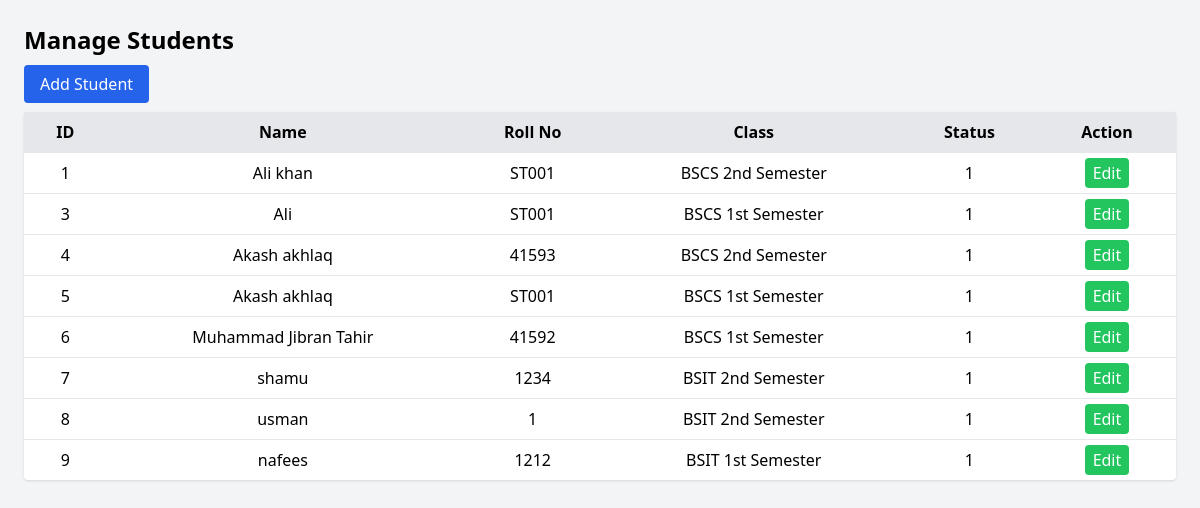
The page /attendance_system/Admin/Students.php (signed in) on the database its author committed.
### tables this page shows
CREATE TABLE `students` (
  `id` int(11) NOT NULL,
  `roll_no` varchar(50) DEFAULT NULL,
  `password` varchar(255) NOT NULL,
  `name` varchar(100) DEFAULT NULL,
  `class_id` int(11) DEFAULT NULL,
  `status` tinyint(4) DEFAULT 1,
  `reset_token` varchar(255) DEFAULT NULL,
  `token_expiry` datetime DEFAULT NULL
);

CREATE TABLE `classes` (
  `id` int(11) NOT NULL,
  `class_name` varchar(50) DEFAULT NULL
);

### attendance_system/Admin/Students.php (the view, shortened to what this page needs)
<?php
include "../db.php";
$students = mysqli_query($conn, "SELECT s.*, c.class_name FROM students s LEFT JOIN classes c ON s.class_id=c.id");
?>
<!DOCTYPE html>
<html lang="en">
<head>
<script src="https://cdn.tailwindcss.com"></script>
</head>
<body class="bg-gray-100 p-6">
<h1 class="text-2xl font-bold mb-4">Manage Students</h1>
<a href="add_student.php" class="bg-blue-600 text-white px-4 py-2 rounded hover:bg-blue-700">Add Student</a>
<table class="table-auto w-full mt-4 bg-white rounded shadow">
    <thead>
        <tr class="bg-gray-200">
            <th class="px-4 py-2">ID</th>
            <th class="px-4 py-2">Name</th>
            <th class="px-4 py-2">Roll No</th>
            <th class="px-4 py-2">Class</th>
            <th class="px-4 py-2">Status</th>
            <th class="px-4 py-2">Action</th>
        </tr>
    </thead>
    <tbody>
        <?php while($row = mysqli_fetch_assoc($students)) { ?>
        <tr class="text-center border-t">
            <td class="px-4 py-2"><?php echo $row['id']; ?></td>
            <td class="px-4 py-2"><?php echo $row['name']; ?></td>
            <td class="px-4 py-2"><?php echo $row['roll_no']; ?></td>
            <td class="px-4 py-2"><?php echo $row['class_name']; ?></td>
            <td class="px-4 py-2"><?php echo $row['status']; ?></td>
            <td class="px-4 py-2">
                <a href="edit_student.php?id=<?php echo $row['id']; ?>" class="bg-green-500 text-white px-2 py-1 rounded hover:bg-green-700">Edit</a>
            </td>
        </tr>
        <?php } ?>
    </tbody>
</table>
</body>
</html>

### rows shown on the page
students: id "1", name "Ali khan", roll_no "ST001", class.class_name "BSCS 2nd Semester", status "1"
students: id "3", name "Ali", roll_no "ST001", class.class_name "BSCS 1st Semester", status "1"
students: id "4", name "Akash akhlaq", roll_no "41593", class.class_name "BSCS 2nd Semester", status "1"
students: id "5", name "Akash akhlaq", roll_no "ST001", class.class_name "BSCS 1st Semester", status "1"
students: id "6", name "Muhammad Jibran Tahir", roll_no "41592", class.class_name "BSCS 1st Semester", status "1"
students: id "7", name "shamu", roll_no "1234", class.class_name "BSIT 2nd Semester", status "1"
students: id "8", name "usman", roll_no "1", class.class_name "BSIT 2nd Semester", status "1"
students: id "9", name "nafees", roll_no "1212", class.class_name "BSIT 1st Semester", status "1"
